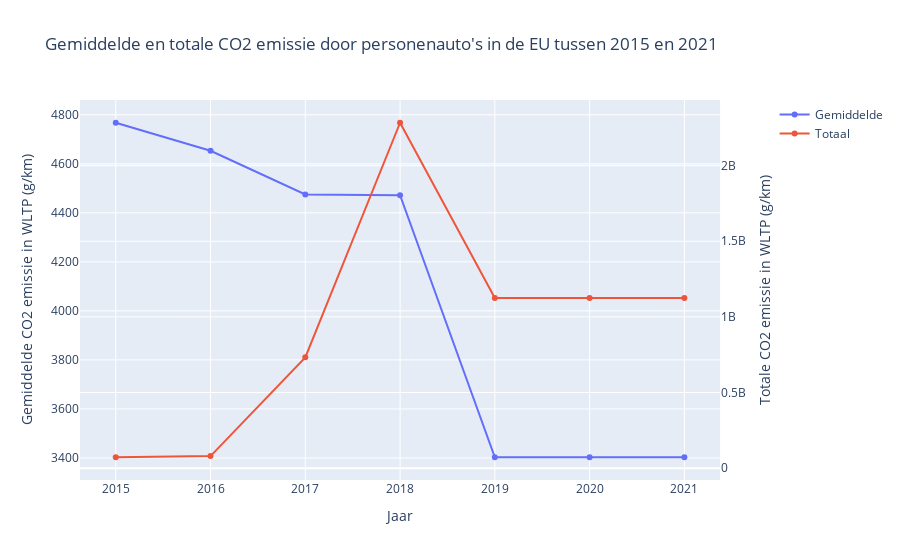

The notebook cell this image was saved under:
### Markdown cell above
## Het dringende belang van het verminderen van de CO2-uitstoot

Hoewel er positieve trends zijn in het verminderen van de CO2-uitstoot, blijft het van belang dat deze trend wordt doorgezet. Vanwege de toenemende klimaatcrisis moeten we ervoor zorgen dat we extra maatregelen nemen waar het mogelijk is. Als we bijvoorbeeld naar de gemiddelde en totale CO2-uitstoot kijken, kunnen we iets interessants opmerken.

### Code cell
fig = make_subplots(specs=[[{"secondary_y": True}]])

years = [2015, 2016, 2017, 2018, 2019, 2020, 2021]
eu_emission = country_emission.groupby("year").sum()

fig.add_trace(
    go.Scatter(x=years, y=eu_emission["Ewltp (g/km) mean"], name="Gemiddelde"),
    secondary_y=False,
)

fig.add_trace(
    go.Scatter(x=years, y=eu_emission["Ewltp (g/km) sum"], name="Totaal"),
    secondary_y=True,
)

fig.update_layout(
    title_text="Gemiddelde en totale CO2 emissie door personenauto's in de EU tussen 2015 en 2021",
    xaxis_title="Jaar",
)

fig.update_yaxes(title_text="Gemiddelde CO2 emissie in WLTP (g/km)", secondary_y=False)
fig.update_yaxes(title_text="Totale CO2 emissie in WLTP (g/km)", secondary_y=True)

fig.show()

### Figure 1 — Plotly figure (JSON) as saved in the notebook; plotly's stock layout.template omitted (floating-point values rounded to 4 significant figures)
{"data": [{"name": "Gemiddelde", "type": "scatter", "x": [2015, 2016, 2017, 2018, 2019, 2020, 2021], "xaxis": "x", "y": [4767.0, 4653.0, 4475.0, 4472.0, 3403.0, 3403.0, 3403.0], "yaxis": "y"}, {"name": "Totaal", "type": "scatter", "x": [2015, 2016, 2017, 2018, 2019, 2020, 2021], "xaxis": "x", "y": [72050000.0, 79540000.0, 732680026, 2284000000.0, 1126000000.0, 1126000000.0, 1126000000.0], "yaxis": "y2"}], "layout": {"title": {"text": "Gemiddelde en totale CO2 emissie door personenauto's in de EU tussen 2015 en 2021"}, "xaxis": {"anchor": "y", "domain": [0, 0.94], "title": {"text": "Jaar"}}, "yaxis": {"anchor": "x", "domain": [0, 1], "title": {"text": "Gemiddelde CO2 emissie in WLTP (g/km)"}}, "yaxis2": {"anchor": "x", "overlaying": "y", "side": "right", "title": {"text": "Totale CO2 emissie in WLTP (g/km)"}}}}
